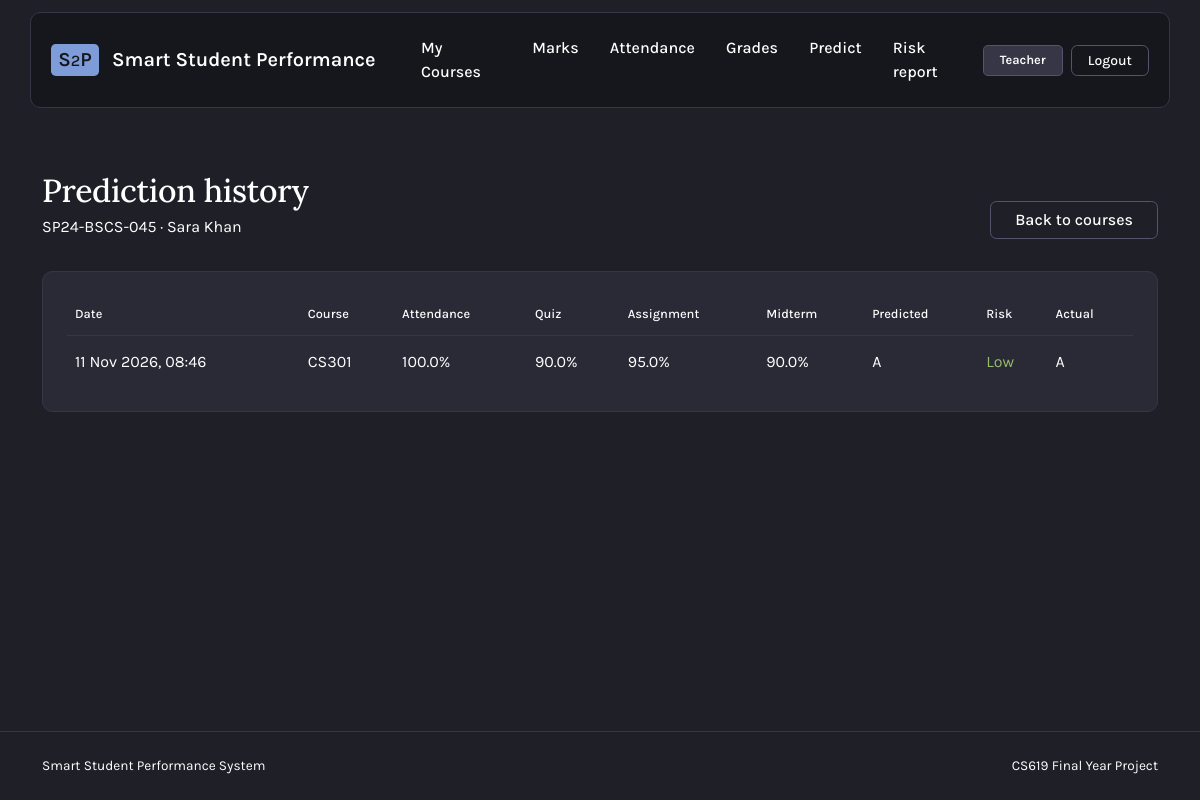
The app's page /teacher/history/1 (signed in) with its own data.
### app/models.py (models this page shows)
class Student(db.Model):
    id = db.Column(db.Integer, primary_key=True)
    roll_number = db.Column(db.String(20), unique=True, nullable=False)
    name = db.Column(db.String(100), nullable=False)
    email = db.Column(db.String(120), unique=True, nullable=False)
    contact = db.Column(db.String(20), nullable=False)
    enrollments = db.relationship(
        "Enrollment", backref="student", cascade="all, delete-orphan"
    )
    marks = db.relationship("Marks", backref="student", cascade="all, delete-orphan")
    attendance_records = db.relationship(
        "Attendance", backref="student", cascade="all, delete-orphan"
    )
    predictions = db.relationship(
        "Prediction", backref="student", cascade="all, delete-orphan"
    )

class Prediction(db.Model):
    id = db.Column(db.Integer, primary_key=True)
    student_id = db.Column(db.Integer, db.ForeignKey("student.id"), nullable=False)
    course_id = db.Column(
        db.Integer, db.ForeignKey("course.id"), nullable=False, index=True
    )
    predicted_grade = db.Column(db.String(2), nullable=False)
    risk_level = db.Column(db.String(20), nullable=False)  # "High", "Medium", "Low"
    input_snapshot = db.Column(db.Text)
    prediction_date = db.Column(db.DateTime, default=datetime.now)

class Course(db.Model):
    id = db.Column(db.Integer, primary_key=True)
    course_name = db.Column(db.String(100), nullable=False)
    course_code = db.Column(db.String(20), unique=True, nullable=False)
    teacher_id = db.Column(db.Integer, db.ForeignKey("user.id"), nullable=False)
    teacher = db.relationship("User")
    enrollments = db.relationship(
        "Enrollment", backref="course", cascade="all, delete-orphan"
    )
    marks = db.relationship("Marks", backref="course", cascade="all, delete-orphan")
    attendance_records = db.relationship(
        "Attendance", backref="course", cascade="all, delete-orphan"
    )
    predictions = db.relationship(
        "Prediction", backref="course", cascade="all, delete-orphan"
    )

### app/routes.py (the view)
@main.route("/teacher/history/<int:student_id>")
@login_required
@role_required(ROLE_TEACHER)
def teacher_history(student_id):
    my_course_ids = []
    for course in Course.query.filter_by(teacher_id=session["user_id"]).all():
        my_course_ids.append(course.id)
    student = Student.query.get(student_id)
    enrolled = None
    if student is not None:
        enrolled = Enrollment.query.filter(
            Enrollment.student_id == student.id,
            Enrollment.course_id.in_(my_course_ids),
        ).first()
    if enrolled is None:
        flash("Student not found.", "danger")
        return redirect(url_for("main.dashboard"))
    predictions = (
        Prediction.query.filter(
            Prediction.student_id == student.id,
            Prediction.course_id.in_(my_course_ids),
        )
        .order_by(Prediction.prediction_date.desc(), Prediction.id.desc())
        .all()
    )
    rows = []
    for prediction in predictions:
        marks = Marks.query.filter_by(
            student_id=student.id, course_id=prediction.course_id
        ).first()
        actual_grade = None
        if marks is not None:
            actual_grade = marks.grade
        rows.append(
            {
                "prediction": prediction,
                "inputs": json.loads(prediction.input_snapshot),
                "actual_grade": actual_grade,
            }
        )
    return render_template("teacher_history.html", student=student, rows=rows)

### app/routes.py (called while the page is built)
def login_required(view):
    @wraps(view)
    def wrapped_view(*args, **kwargs):
        if "user_id" not in session:
            flash("Please log in to continue.", "warning")
            return redirect(url_for("main.login"))
        return view(*args, **kwargs)
    return wrapped_view

def role_required(*allowed_roles):
    def decorator(view):
        @wraps(view)
        def wrapped_view(*args, **kwargs):
            if "role" not in session or session["role"] not in allowed_roles:
                flash("You do not have permission to access this page.", "danger")
                return redirect(url_for("main.index"))
            return view(*args, **kwargs)
        return wrapped_view
    return decorator

### app/templates/teacher_history.html (shortened to what this page needs)
{% extends 'base.html' %}
{% block content %}
  <div class="page-header d-flex justify-content-between align-items-end flex-wrap gap-3">
    <div>
      <h1 class="h2 mb-1">Prediction history</h1>
      <p class="text-muted mb-0">{{ student.roll_number }} &middot; {{ student.name }}</p>
    </div>
    <a class="btn btn-outline-secondary px-4"
       href="{{ url_for('main.dashboard') }}">Back to courses</a>
  </div>
  <div class="surface-card p-4">
    {% if rows %}
      <div class="table-responsive">
        <table class="table align-middle">
          <thead>
            <tr>
              <th>Date</th>
              <th>Course</th>
              <th>Attendance</th>
              <th>Quiz</th>
              <th>Assignment</th>
              <th>Midterm</th>
              <th>Predicted</th>
              <th>Risk</th>
              <th>Actual</th>
            </tr>
          </thead>
          <tbody>
            {% for row in rows %}
              <tr>
                <td class="text-nowrap">{{ row.prediction.prediction_date.strftime("%d %b %Y, %H:%M") }}</td>
                <td class="text-nowrap">{{ row.prediction.course.course_code }}</td>
                <td>{{ row.inputs.attendance }}%</td>
                <td>{{ row.inputs.quiz }}%</td>
                <td>{{ row.inputs.assignment }}%</td>
                <td>{{ row.inputs.midterm }}%</td>
                <td>{{ row.prediction.predicted_grade }}</td>
                <td>
                  <span class="risk-{{ row.prediction.risk_level|lower }}">{{ row.prediction.risk_level }}</span>
                </td>
                <td>
                  {% if row.actual_grade %}
                    {{ row.actual_grade }}
                  {% else %}
                    <span class="text-muted">Pending</span>
                  {% endif %}
                </td>
              </tr>
            {% endfor %}
          </tbody>
        </table>
      </div>
    {% else %}
      <p class="text-muted mb-0">No prediction history available.</p>
    {% endif %}
  </div>
{% endblock %}

### app/static/CSS/style.css (style rules this page uses)
:root { --bg-base: #1f1f28; --bg-navbar: #16161d; --bg-surface: #2a2a37; --bg-input: #181820; --bg-hover: #363646; --border-subtle: #363646; --border-input: #54546d; --border-hover: #938aa9; --accent: #7e9cd8; --accent-hover: #6c8bc9; --accent-danger: #e46876; --accent-success: #98bb6c; --accent-warning: #e6c384; --radius-sm: 0.3rem; --radius-md: 0.4rem; --radius-lg: 0.5rem; --radius-xl: 0.65rem; }
body { min-height: 100vh; font-family: "Karla", system-ui, -apple-system, "Segoe UI", sans-serif; color: var(--text-primary); background: var(--bg-base); }
.app-shell { display: flex; flex-direction: column; }
a { color: var(--accent); text-decoration: none; }
.page-header { margin-bottom: 2rem; }
.surface-card { background: var(--bg-surface); border: 1px solid var(--border-subtle); border-radius: var(--radius-xl); color: var(--text-primary); box-shadow: none !important; }
h1, h2, h3, h4, h5, h6 { font-family: "Lora", Georgia, serif; color: var(--text-bright); font-weight: 600; letter-spacing: -0.01em; }
.text-muted { color: var(--text-muted) !important; }
.btn { border-radius: var(--radius-md); font-weight: 500; transition: background-color 0.12s ease, border-color 0.12s ease, color 0.12s ease; }
.btn-outline-secondary { border-color: var(--border-input); color: var(--text-primary); }
.table { --bs-table-color: var(--text-primary); --bs-table-bg: transparent; --bs-table-border-color: var(--border-subtle); margin-bottom: 0; }
.table > :not(:first-child) { border-top: 0; }
.table thead th { padding-bottom: 0.75rem; font-size: 0.8rem; font-weight: 500; color: var(--text-muted); }
.table tbody td { padding-top: 0.85rem; padding-bottom: 0.85rem; }
.table tbody tr:last-child td { border-bottom: 0; }
.table-responsive { border-radius: var(--radius-lg); }
.risk-low { color: var(--accent-success); }

### records on screen
Student: roll_number "SP24-BSCS-045", name "Sara Khan"
Prediction: prediction.prediction_date "11 Nov 2026, 08:46", prediction.predicted_grade "A", prediction.risk_level "Low"
Course: prediction.course.course_code "CS301"

### other values on screen
{{ session.get("role").capitalize() }} "Teacher"
{{ row.inputs.attendance }} "100.0"
{{ row.inputs.quiz }} "90.0"
{{ row.inputs.assignment }} "95.0"
{{ row.inputs.midterm }} "90.0"
{{ row.actual_grade }} "A"
